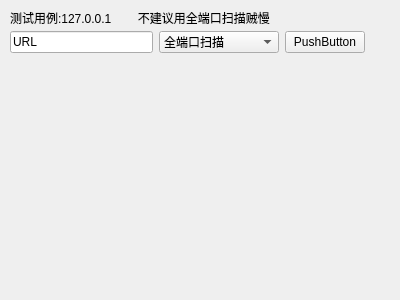
<?xml version="1.0" encoding="UTF-8"?>
<ui version="4.0">
 <class>PortSacnForm</class>
 <widget class="QWidget" name="PortSacnForm">
  <property name="geometry">
   <rect>
    <x>0</x>
    <y>0</y>
    <width>400</width>
    <height>300</height>
   </rect>
  </property>
  <property name="windowTitle">
   <string>Form</string>
  </property>
  <widget class="QWidget" name="layoutWidget">
   <property name="geometry">
    <rect>
     <x>10</x>
     <y>30</y>
     <width>355</width>
     <height>25</height>
    </rect>
   </property>
   <layout class="QHBoxLayout" name="horizontalLayout">
    <item>
     <widget class="QLineEdit" name="lineEdit">
      <property name="text">
       <string>URL</string>
      </property>
     </widget>
    </item>
    <item>
     <widget class="QComboBox" name="comboBox">
      <property name="minimumSize">
       <size>
        <width>120</width>
        <height>0</height>
       </size>
      </property>
      <property name="maximumSize">
       <size>
        <width>1120</width>
        <height>16777215</height>
       </size>
      </property>
      <item>
       <property name="text">
        <string>全端口扫描</string>
       </property>
      </item>
      <item>
       <property name="text">
        <string>部分端口扫描</string>
       </property>
      </item>
     </widget>
    </item>
    <item>
     <widget class="QPushButton" name="pushButton">
      <property name="text">
       <string>PushButton</string>
      </property>
     </widget>
    </item>
   </layout>
  </widget>
  <widget class="QLabel" name="label">
   <property name="geometry">
    <rect>
     <x>10</x>
     <y>10</y>
     <width>321</width>
     <height>16</height>
    </rect>
   </property>
   <property name="text">
    <string>测试用例:127.0.0.1        不建议用全端口扫描贼慢</string>
   </property>
  </widget>
 </widget>
 <resources/>
 <connections/>
</ui>
